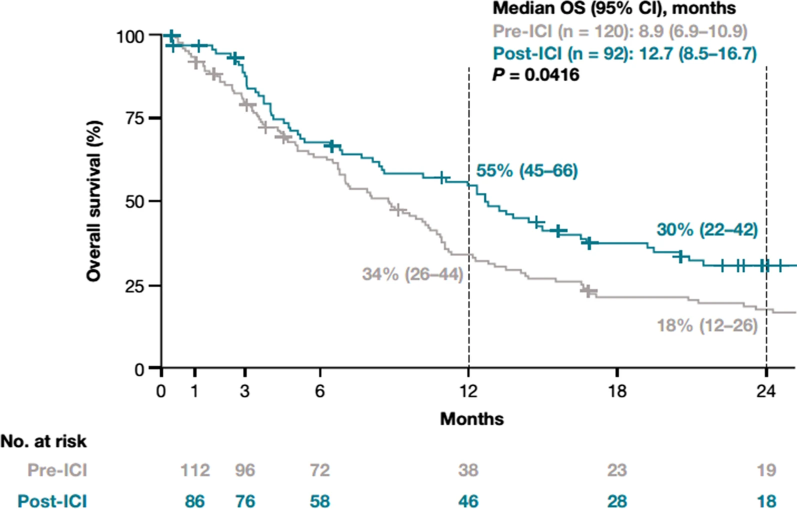
#> input picture input/Kaplan-Meier NSQ OS.webp, 1594 x 1018 px (shown at 1/2 size)
$ python -i axis_extractor.py   (imports and definitions only)
#> lines starting #> are read from the running program, lines starting #| are printed output that depends on the picture
### src/utils/config.py
"""Application configuration constants."""

from dataclasses import dataclass
from pathlib import Path


@dataclass
class AppConfig:
    """Application configuration settings."""

    # Application info
    APP_NAME: str = "KM Curve Extractor"
    APP_VERSION: str = "1.0.0"

    # PDF processing
    PDF_DPI: int = 300

    # Image processing
    CANNY_THRESHOLD1: int = 50
    CANNY_THRESHOLD2: int = 150
    HOUGH_THRESHOLD: int = 50
    HOUGH_MIN_LINE_LENGTH: int = 20
    HOUGH_MAX_LINE_GAP: int = 10
    LINE_ANGLE_TOLERANCE: float = 5.0  # degrees
    ENDPOINT_TOLERANCE: int = 10  # pixels

    # Curve detection
    MIN_STEP_HEIGHT: int = 5  # minimum Y change for a valid step
    SAMPLING_INTERVAL: int = 5  # pixels between sampled points

    # OCR settings
    OCR_CONFIG: str = "--psm 6"  # Assume uniform block of text

    # GUI settings
    WINDOW_WIDTH: int = 1200
    WINDOW_HEIGHT: int = 800
    THUMBNAIL_SIZE: tuple = (150, 200)

    # Export settings
    DEFAULT_DECIMAL_PLACES: int = 4

    # Colors for visualization
    CURVE_COLOR: tuple = (255, 0, 0)  # Red for detected curve
    CALIBRATION_COLOR: tuple = (0, 255, 0)  # Green for calibration points
    AXIS_COLOR: tuple = (0, 0, 255)  # Blue for detected axes


# Global configuration instance
config = AppConfig()


def get_assets_path() -> Path:
    """Get the path to the assets directory."""
    return Path(__file__).parent.parent.parent / "assets"


def get_tesseract_path() -> str | None:
    """Get the path to Tesseract OCR executable if bundled."""
    import platform
    import shutil

    # Try to find tesseract in system path
    tesseract = shutil.which("tesseract")
    if tesseract:
        return tesseract

    # Platform-specific default locations
    if platform.system() == "Windows":
        default_paths = [
            r"C:\Program Files\Tesseract-OCR\tesseract.exe",
            r"C:\Program Files (x86)\Tesseract-OCR\tesseract.exe",
        ]
        for path in default_paths:
            if Path(path).exists():
                return path

    return None

### src/core/axis_extractor.py
"""Axis detection and OCR module."""

import re
from dataclasses import dataclass
from typing import Optional

import cv2
import numpy as np
from PIL import Image

try:
    import pytesseract
except ImportError:
    pytesseract = None

from ..utils.config import config, get_tesseract_path
from ..utils.image_utils import (
    pil_to_cv2,
    preprocess_for_ocr,
    crop_region,
)


@dataclass
class AxisInfo:
    """Information about a detected axis."""
    start_point: tuple  # (x, y) pixel coordinates
    end_point: tuple    # (x, y) pixel coordinates
    is_horizontal: bool
    labels: list[tuple]  # List of (position, value) pairs
    title: Optional[str] = None
    min_value: float = 0.0
    max_value: float = 100.0


@dataclass
class AxisDetectionResult:
    """Result of axis detection."""
    x_axis: Optional[AxisInfo]
    y_axis: Optional[AxisInfo]
    origin: Optional[tuple]
    plot_area: Optional[tuple]  # (x, y, width, height)


class AxisExtractor:
    """Extracts axis information from graph images."""

    def __init__(self, image: Image.Image | np.ndarray):
        """Initialize axis extractor.

        Args:
            image: Input image (PIL Image or OpenCV array)
        """
        if isinstance(image, Image.Image):
            self.image = pil_to_cv2(image)
        else:
            self.image = image.copy()

        self.gray = cv2.cvtColor(self.image, cv2.COLOR_BGR2GRAY)
        self.height, self.width = self.gray.shape[:2]

        # Configure Tesseract if available
        if pytesseract:
            tesseract_path = get_tesseract_path()
            if tesseract_path:
                pytesseract.pytesseract.tesseract_cmd = tesseract_path

    def detect_axes(self) -> AxisDetectionResult:
        """Detect X and Y axes in the image.

        Returns:
            AxisDetectionResult with detected axis information
        """
        # Detect edges
        edges = cv2.Canny(self.gray, 50, 150)

        # Detect lines using Hough transform
        lines = cv2.HoughLinesP(
            edges,
            rho=1,
            theta=np.pi / 180,
            threshold=100,
            minLineLength=50,
            maxLineGap=10
        )

        if lines is None:
            return AxisDetectionResult(None, None, None, None)

        # Separate horizontal and vertical lines
        h_lines = []
        v_lines = []

        for line in lines:
            x1, y1, x2, y2 = line[0]
            angle = np.degrees(np.arctan2(abs(y2 - y1), abs(x2 - x1)))

            if angle < 10:
                h_lines.append((x1, y1, x2, y2))
            elif angle > 80:
                v_lines.append((x1, y1, x2, y2))

        # Find the most likely X axis (longest horizontal line near bottom)
        x_axis = self._find_x_axis(h_lines)

        # Find the most likely Y axis (longest vertical line near left)
        y_axis = self._find_y_axis(v_lines)

        # Determine origin
        origin = None
        if x_axis and y_axis:
            # Origin is intersection of axes
            origin = (y_axis.start_point[0], x_axis.start_point[1])

        # Determine plot area
        plot_area = None
        if x_axis and y_axis:
            x = y_axis.start_point[0]
            y = y_axis.end_point[1]
            width = x_axis.end_point[0] - x_axis.start_point[0]
            height = x_axis.start_point[1] - y_axis.end_point[1]
            plot_area = (x, y, width, height)

        return AxisDetectionResult(x_axis, y_axis, origin, plot_area)

    def _find_x_axis(self, h_lines: list) -> Optional[AxisInfo]:
        """Find the X axis from horizontal lines.

        Args:
            h_lines: List of horizontal line tuples

        Returns:
            AxisInfo for X axis or None
        """
        if not h_lines:
            return None

        # Score lines based on length and position (prefer bottom of image)
        scored_lines = []
        for x1, y1, x2, y2 in h_lines:
            length = abs(x2 - x1)
            # Prefer lines in bottom 60% of image
            position_score = y1 / self.height if y1 > self.height * 0.4 else 0
            score = length * (1 + position_score)
            scored_lines.append((score, x1, y1, x2, y2))

        # Get best line
        scored_lines.sort(reverse=True)
        _, x1, y1, x2, y2 = scored_lines[0]

        # Ensure start is left of end
        if x1 > x2:
            x1, y1, x2, y2 = x2, y2, x1, y1

        return AxisInfo(
            start_point=(x1, y1),
            end_point=(x2, y2),
            is_horizontal=True,
            labels=[]
        )

    def _find_y_axis(self, v_lines: list) -> Optional[AxisInfo]:
        """Find the Y axis from vertical lines.

        Args:
            v_lines: List of vertical line tuples

        Returns:
            AxisInfo for Y axis or None
        """
        if not v_lines:
            return None

        # Score lines based on length and position (prefer left of image)
        scored_lines = []
        for x1, y1, x2, y2 in v_lines:
            length = abs(y2 - y1)
            # Prefer lines in left 60% of image
            position_score = 1 - (x1 / self.width) if x1 < self.width * 0.6 else 0
            score = length * (1 + position_score)
            scored_lines.append((score, x1, y1, x2, y2))

        # Get best line
        scored_lines.sort(reverse=True)
        _, x1, y1, x2, y2 = scored_lines[0]

        # Ensure start is top and end is bottom
        if y1 > y2:
            x1, y1, x2, y2 = x2, y2, x1, y1

        return AxisInfo(
            start_point=(x1, y2),  # Bottom point
            end_point=(x1, y1),    # Top point
            is_horizontal=False,
            labels=[]
        )

    # [195 lines left out: functions extract_axis_labels, _parse_number, detect_scale, auto_detect_y_scale, detect_axis_info, extract_calibration_from_axes, not called in this run]

>>> import cv2
>>> picture = cv2.imread('../../input/Kaplan-Meier NSQ OS.webp')
#> picture is the input picture: shape (1018, 1594, 3); mean B, G, R 246.9, 246.7, 245.1
>>> result = AxisExtractor(picture).detect_axes()
#> in __init__, `self.gray = cv2.cvtColor(self.image, cv2.COLOR_BGR2GRAY)`:
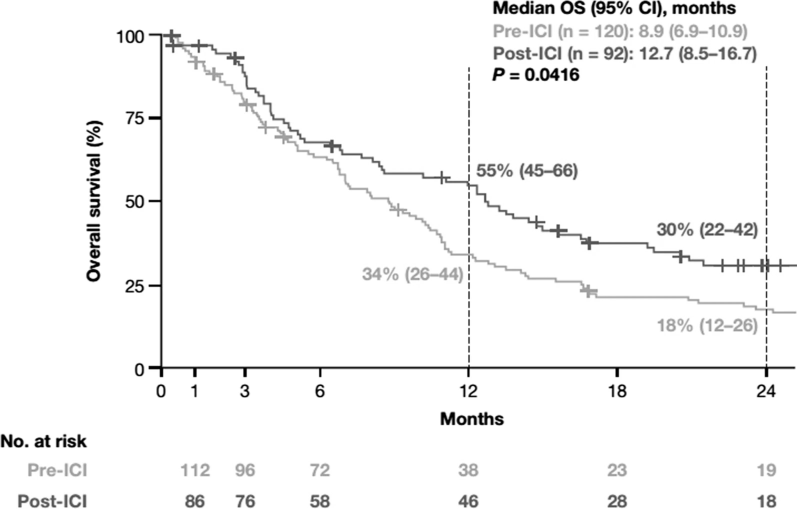
#> self.gray: shape (1018, 1594) (shown at 1/2 size); min 0, max 255, mean 246.2
#> in detect_axes, `edges = cv2.Canny(self.gray, 50, 150)`:
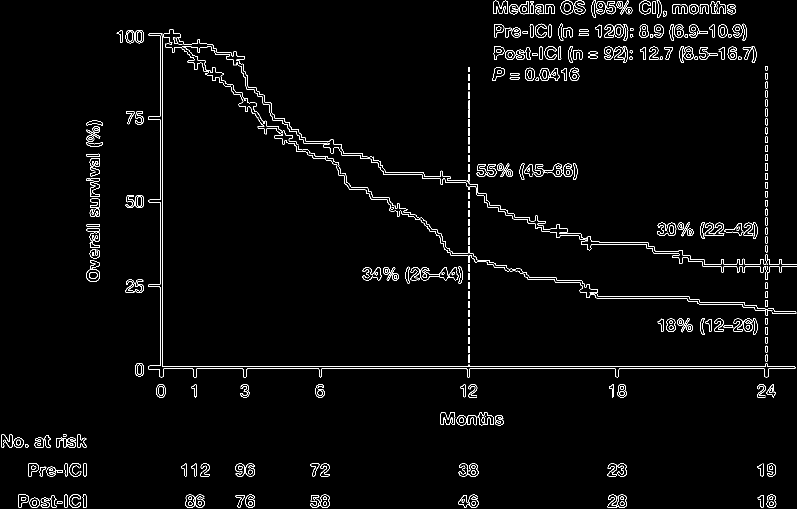
#> edges: shape (1018, 1594) (shown at 1/2 size); 2.3% white in thin lines or dots
#> in detect_axes, `lines = cv2.HoughLinesP( edges, rho=1, theta=np.pi / 180, threshold=10..`: lines = 80 rows, first 6: [325, 733, 1589, 733], [327, 737, 1589, 737], [320, 731, 320, 67], [324, 732, 324, 68], [939, 753, 939, 135], [1534, 732, 1534, 132]
#> the loop in detect_axes, `for line in lines:` made 80 passes
#> (x1, y1, x2, y2, angle) on passes 1 to 8: (325, 733, 1589, 733, 0), (327, 737, 1589, 737, 0), (320, 731, 320, 67, 90), (324, 732, 324, 68, 90), (939, 753, 939, 135, 90), (1534, 732, 1534, 132, 90), (1531, 732, 1531, 132, 90), (936, 732, 936, 135, 90)
#> after the loop in detect_axes, `for line in lines:`: h_lines = 65 items, first 6: (325, 733, 1589, 733), (327, 737, 1589, 737), (987, 27, 1108, 27), (1173, 592, 1377, 592), (1286, 118, 1337, 118), (1198, 74, 1263, 74); v_lines = [(320, 731, 320, 67), (324, 732, 324, 68), (939, 753, 939, 135), (1534, 732, 1534, 132), (1531, 732, 1531, 132), (936, 732, 936, 135), (199, 375, 199, 308), (180, 430, 182, 331), (179, 562, 181, 448)]
#> the loop in _find_x_axis, `for x1, y1, x2, y2 in h_lines:` made 65 passes
#> (x1, y1, x2, y2, length, position_score, score) on passes 1 to 8: (325, 733, 1589, 733, 1264, 0.72, 2174.1), (327, 737, 1589, 737, 1262, 0.724, 2175.6), (987, 27, 1108, 27, 121, 0, 121), (1173, 592, 1377, 592, 204, 0.582, 322.6), (1286, 118, 1337, 118, 51, 0, 51), (1198, 74, 1263, 74, 65, 0, 65), (1405, 529, 1593, 529, 188, 0.52, 285.7), (1193, 596, 1378, 596, 185, 0.585, 293.3)
#> after the loop in _find_x_axis, `for x1, y1, x2, y2 in h_lines:`: scored_lines = 65 items, first 6: (2174.1, 325, 733, 1589, 733), (2175.6, 327, 737, 1589, 737), (121, 987, 27, 1108, 27), (322.6, 1173, 592, 1377, 592), (51, 1286, 118, 1337, 118), (65, 1198, 74, 1263, 74)
#> in _find_x_axis, `_, x1, y1, x2, y2 = scored_lines[0]`: x1 = 327; y1 = 737; x2 = 1589; y2 = 737
#> the loop in _find_y_axis, `for x1, y1, x2, y2 in v_lines:` made 9 passes
#> (x1, y1, x2, y2, length, position_score, score) on passes 1 to 8: (320, 731, 320, 67, 664, 0.799, 1194.7), (324, 732, 324, 68, 664, 0.797, 1193), (939, 753, 939, 135, 618, 0.411, 871.9), (1534, 732, 1534, 132, 600, 0, 600), (1531, 732, 1531, 132, 600, 0, 600), (936, 732, 936, 135, 597, 0.413, 843.4), (199, 375, 199, 308, 67, 0.875, 125.6), (180, 430, 182, 331, 99, 0.887, 186.8)
#> after the loop in _find_y_axis, `for x1, y1, x2, y2 in v_lines:`: scored_lines = 9 items, first 6: (1194.7, 320, 731, 320, 67), (1193, 324, 732, 324, 68), (871.9, 939, 753, 939, 135), (600, 1534, 732, 1534, 132), (600, 1531, 732, 1531, 132), (843.4, 936, 732, 936, 135)
#> in _find_y_axis, `_, x1, y1, x2, y2 = scored_lines[0]`: x1 = 320; y1 = 731; x2 = 320; y2 = 67
#> in _find_y_axis, `x1, y1, x2, y2 = x2, y2, x1, y1`: y2 = 731
#> in detect_axes, `origin = (y_axis.start_point[0], x_axis.start_point[1])`: origin = (320, 737)
#> in detect_axes, `x = y_axis.start_point[0]`: x = 320
#> in detect_axes, `y = y_axis.end_point[1]`: y = 67
#> in detect_axes, `width = x_axis.end_point[0] - x_axis.start_point[0]`: width = 1262
#> in detect_axes, `height = x_axis.start_point[1] - y_axis.end_point[1]`: height = 670
#> in detect_axes, `plot_area = (x, y, width, height)`: plot_area = (320, 67, 1262, 670)

$ run again, on input/Kaplan-Meier SQ OS.webp
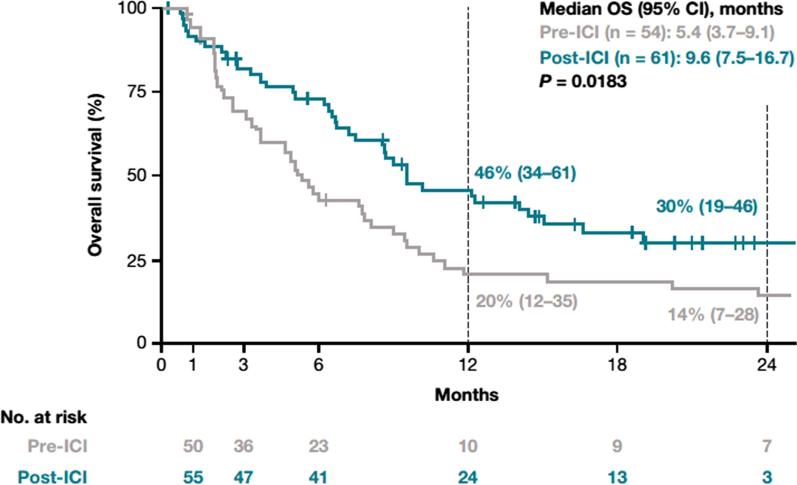
#> input picture input/Kaplan-Meier SQ OS.webp, 1594 x 970 px (shown at 1/2 size)
#> picture is the input picture: shape (970, 1594, 3); mean B, G, R 245.3, 245, 243.1
#> in __init__, `self.gray = cv2.cvtColor(self.image, cv2.COLOR_BGR2GRAY)`:
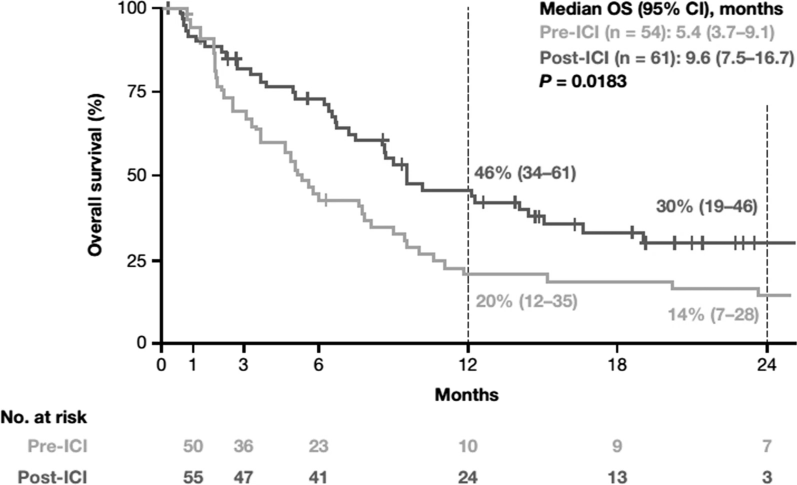
#> self.gray: shape (970, 1594) (shown at 1/2 size); min 0, max 255, mean 244.5
#> in detect_axes, `edges = cv2.Canny(self.gray, 50, 150)`:
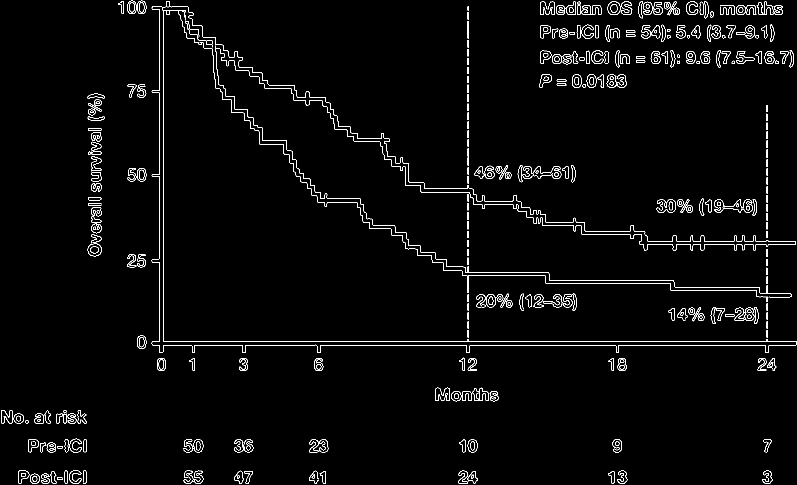
#> edges: shape (970, 1594) (shown at 1/2 size); 2.3% white in thin lines or dots
#> lines = 69 rows, first 6: [305, 690, 1591, 690], [304, 683, 1593, 683], [326, 703, 326, 14], [319, 721, 319, 13], [935, 682, 935, 13], [937, 682, 937, 13]
#> the loop in detect_axes, `for line in lines:` made 69 passes
#> (x1, y1, x2, y2, angle) on passes 1 to 8: (305, 690, 1591, 690, 0), (304, 683, 1593, 683, 0), (326, 703, 326, 14, 90), (319, 721, 319, 13, 90), (935, 682, 935, 13, 90), (937, 682, 937, 13, 90), (1535, 682, 1535, 210, 90), (1281, 489, 1590, 489, 0)
#> after the loop in detect_axes, `for line in lines:`: h_lines = 59 items, first 6: (305, 690, 1591, 690), (304, 683, 1593, 683), (1281, 489, 1590, 489), (1295, 482, 1590, 482), (1091, 560, 1347, 560), (1093, 567, 1348, 567); v_lines = [(326, 703, 326, 14), (319, 721, 319, 13), (935, 682, 935, 13), (937, 682, 937, 13), (1535, 682, 1535, 210), (1533, 499, 1533, 210), (1532, 326, 1532, 213), (1532, 527, 1532, 465), (183, 511, 183, 395), (186, 493, 189, 395)]
#> the loop in _find_x_axis, `for x1, y1, x2, y2 in h_lines:` made 59 passes
#> (x1, y1, x2, y2, length, position_score, score) on passes 1 to 8: (305, 690, 1591, 690, 1286, 0.711, 2200.8), (304, 683, 1593, 683, 1289, 0.704, 2196.6), (1281, 489, 1590, 489, 309, 0.504, 464.8), (1295, 482, 1590, 482, 295, 0.497, 441.6), (1091, 560, 1347, 560, 256, 0.577, 403.8), (1093, 567, 1348, 567, 255, 0.585, 404.1), (1081, 29, 1201, 29, 120, 0, 120), (1341, 580, 1519, 580, 178, 0.598, 284.4)
#> after the loop in _find_x_axis, `for x1, y1, x2, y2 in h_lines:`: scored_lines = 59 items, first 6: (2200.8, 305, 690, 1591, 690), (2196.6, 304, 683, 1593, 683), (464.8, 1281, 489, 1590, 489), (441.6, 1295, 482, 1590, 482), (403.8, 1091, 560, 1347, 560), (404.1, 1093, 567, 1348, 567)
#> in _find_x_axis, `_, x1, y1, x2, y2 = scored_lines[0]`: x1 = 305; y1 = 690; x2 = 1591; y2 = 690
#> the loop in _find_y_axis, `for x1, y1, x2, y2 in v_lines:` made 10 passes
#> (x1, y1, x2, y2, length, position_score, score) on passes 1 to 8: (326, 703, 326, 14, 689, 0.795, 1237.1), (319, 721, 319, 13, 708, 0.8, 1274.3), (935, 682, 935, 13, 669, 0.413, 945.6), (937, 682, 937, 13, 669, 0.412, 944.7), (1535, 682, 1535, 210, 472, 0, 472), (1533, 499, 1533, 210, 289, 0, 289), (1532, 326, 1532, 213, 113, 0, 113), (1532, 527, 1532, 465, 62, 0, 62)
#> after the loop in _find_y_axis, `for x1, y1, x2, y2 in v_lines:`: scored_lines = 10 items, first 6: (1237.1, 326, 703, 326, 14), (1274.3, 319, 721, 319, 13), (945.6, 935, 682, 935, 13), (944.7, 937, 682, 937, 13), (472, 1535, 682, 1535, 210), (289, 1533, 499, 1533, 210)
#> in _find_y_axis, `_, x1, y1, x2, y2 = scored_lines[0]`: x1 = 319; y1 = 721; x2 = 319; y2 = 13
#> in _find_y_axis, `x1, y1, x2, y2 = x2, y2, x1, y1`: y2 = 721
#> origin = (319, 690)
#> x = 319
#> y = 13
#> width = 1286
#> height = 677
#> plot_area = (319, 13, 1286, 677)

$ run again, on input/Kaplan-Meier-everolimus-panel_a.png
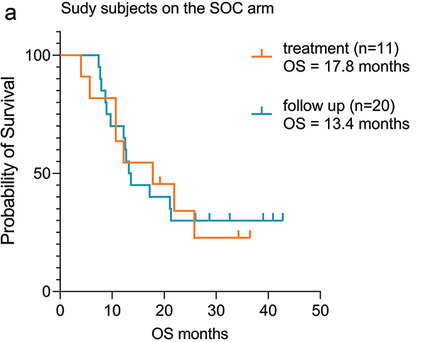
#> input picture input/Kaplan-Meier-everolimus-panel_a.png, 425 x 342 px
#> picture is the input picture: shape (342, 425, 3); mean B, G, R 244.2, 244.5, 244.5
#> in detect_axes, `edges = cv2.Canny(self.gray, 50, 150)`:
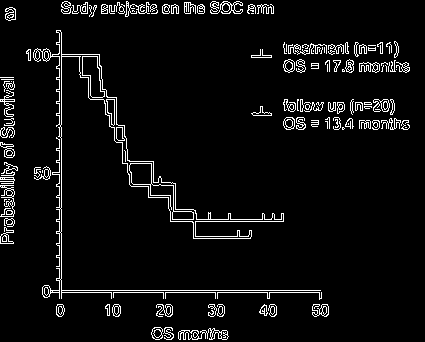
#> edges: shape (342, 425); 5.4% white in thin lines or dots
#> lines = [[42, 290, 320, 290], [42, 292, 321, 292], [59, 316, 59, 30], [61, 316, 61, 32], [63, 13, 273, 13], [170, 219, 283, 219], [170, 221, 283, 221], [61, 11, 273, 11]]
#> the loop in detect_axes, `for line in lines:` made 8 passes
#> (x1, y1, x2, y2, angle) on passes 1 to 8: (42, 290, 320, 290, 0), (42, 292, 321, 292, 0), (59, 316, 59, 30, 90), (61, 316, 61, 32, 90), (63, 13, 273, 13, 0), (170, 219, 283, 219, 0), (170, 221, 283, 221, 0), (61, 11, 273, 11, 0)
#> after the loop in detect_axes, `for line in lines:`: h_lines = [(42, 290, 320, 290), (42, 292, 321, 292), (63, 13, 273, 13), (170, 219, 283, 219), (170, 221, 283, 221), (61, 11, 273, 11)]; v_lines = [(59, 316, 59, 30), (61, 316, 61, 32)]
#> the loop in _find_x_axis, `for x1, y1, x2, y2 in h_lines:` made 6 passes
#> (x1, y1, x2, y2, length, position_score, score) on passes 1 to 6: (42, 290, 320, 290, 278, 0.848, 513.7), (42, 292, 321, 292, 279, 0.854, 517.2), (63, 13, 273, 13, 210, 0, 210), (170, 219, 283, 219, 113, 0.64, 185.4), (170, 221, 283, 221, 113, 0.646, 186), (61, 11, 273, 11, 212, 0, 212)
#> after the loop in _find_x_axis, `for x1, y1, x2, y2 in h_lines:`: scored_lines = [(513.7, 42, 290, 320, 290), (517.2, 42, 292, 321, 292), (210, 63, 13, 273, 13), (185.4, 170, 219, 283, 219), (186, 170, 221, 283, 221), (212, 61, 11, 273, 11)]
#> in _find_x_axis, `_, x1, y1, x2, y2 = scored_lines[0]`: x1 = 42; y1 = 292; x2 = 321; y2 = 292
#> the loop in _find_y_axis, `for x1, y1, x2, y2 in v_lines:` made 2 passes
#> (x1, y1, x2, y2, length, position_score, score) on passes 1 to 2: (59, 316, 59, 30, 286, 0.861, 532.3), (61, 316, 61, 32, 284, 0.856, 527.2)
#> after the loop in _find_y_axis, `for x1, y1, x2, y2 in v_lines:`: scored_lines = [(532.3, 59, 316, 59, 30), (527.2, 61, 316, 61, 32)]
#> in _find_y_axis, `_, x1, y1, x2, y2 = scored_lines[0]`: x1 = 59; y1 = 316; x2 = 59; y2 = 30
#> in _find_y_axis, `x1, y1, x2, y2 = x2, y2, x1, y1`: y2 = 316
#> origin = (59, 292)
#> x = 59
#> y = 30
#> width = 279
#> height = 262
#> plot_area = (59, 30, 279, 262)
